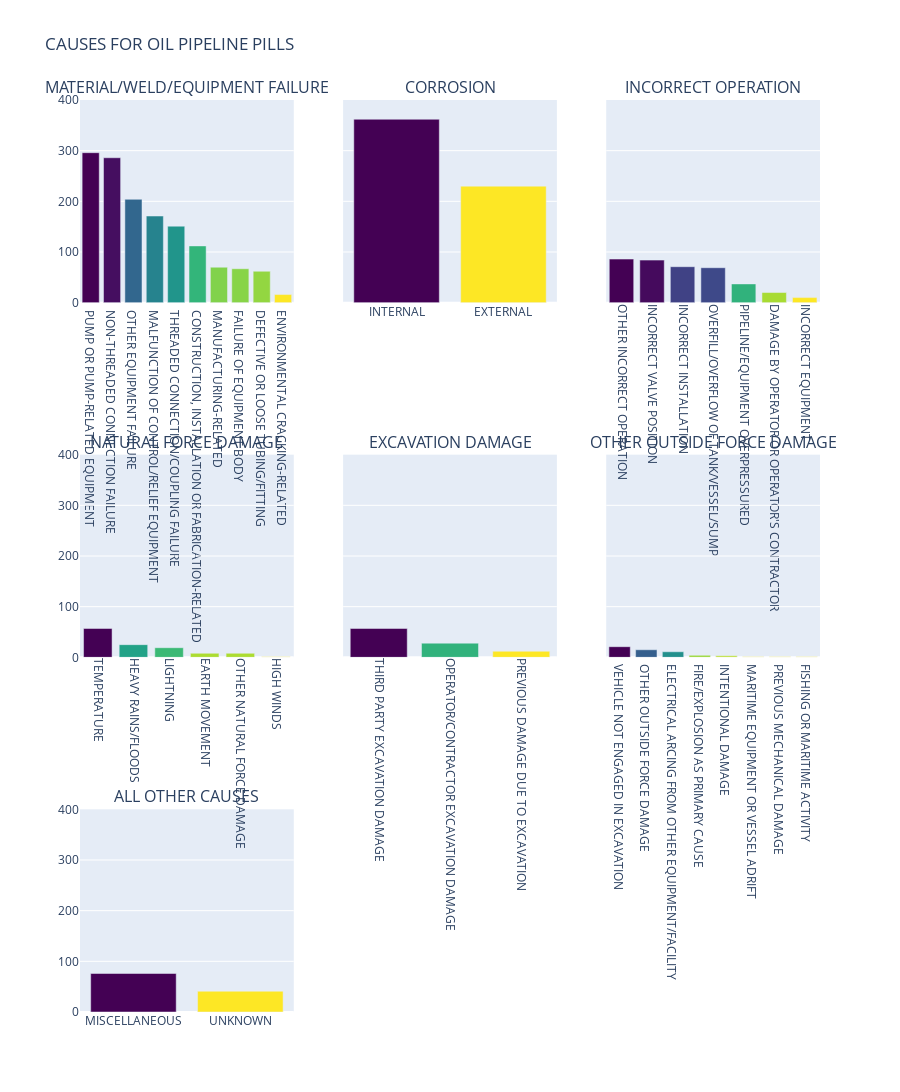

Notebook cell for this chart:
### Code cell
#Material_Weld_Equipment_Failure 
trace0 = Material_Weld_Equipment_Failure ['Cause Subcategory'].value_counts()
trace0 = go.Bar(

     y = trace0.values, 
     x = trace0.index.values, 
   name = 'Material/Weld/Equipment Failure Count', 
  
     marker=dict(
        color=trace0.values,
        colorscale = 'Viridis',
        reversescale = True
        )



)

#Corrision 
trace1 = CORROSION['Cause Subcategory'].value_counts()
trace1 = go.Bar(
       y = trace1.values, 
       x = trace1.index.values, 
       name = 'Corroison Count', 
        marker=dict(
        color=trace1.values,
        colorscale = 'Viridis',
        reversescale = True
        )
)

#Corrision 
trace1 = CORROSION['Cause Subcategory'].value_counts()
trace1 = go.Bar(
       y = trace1.values, 
       x = trace1.index.values, 
       name = 'Corroison Count', 
        marker=dict(
        color=trace1.values,
        colorscale = 'Viridis',
        reversescale = True
        )
)

#Corrision 
trace2 = INCORRECT_OPERATION['Cause Subcategory'].value_counts()
trace2 = go.Bar(
       y = trace2.values, 
       x = trace2.index.values, 
       name = 'INCORRECT OPERATION COUNT', 
    
        marker=dict(
        color=trace2.values,
        colorscale = 'Viridis',
        reversescale = True
        )
)

#Natural Force Damage
trace3 = NATURAL_FORCE_DAMAGE['Cause Subcategory'].value_counts()
trace3 = go.Bar(
       y = trace3.values, 
       x = trace3.index.values, 
       name = 'NATURAL FORCE DAMAGE COUNT', 
     
        marker=dict(
        color=trace3.values,
        colorscale = 'Viridis',
        reversescale = True
        )
      
)

#EXCAVATION DAMAGE
trace4 = EXCAVATION_DAMAGE['Cause Subcategory'].value_counts()
trace4 = go.Bar(
       y = trace4.values, 
       x = trace4.index.values, 
       name = 'EXCAVATION DAMAGE COUNT', 
      
        marker=dict(
        color=trace4.values,
        colorscale = 'Viridis',
        reversescale = True
        )
)


#OTHER OUTSIDE FORCE DAMAGE 
trace5 = OTHER_OUTSIDE_FORCE_DAMAGE['Cause Subcategory'].value_counts()
trace5 = go.Bar(
       y = trace5.values, 
       x = trace5.index.values, 
       name = 'OTHER OUTSIDE FORCE DAMAGE COUNT', 
      
        marker=dict(
        color=trace5.values,
        colorscale = 'Viridis',
        reversescale = True
        )
)

#ALL OTHER CAUSES
trace6 = ALL_OTHER_CAUSES['Cause Subcategory'].value_counts()
trace6 = go.Bar(
       y = trace6.values, 
       x = trace6.index.values, 
       name = 'ALL OTHER CAUSES COUNT', 
        
        marker=dict(
        color=trace6.values,
        colorscale = 'Viridis',
        reversescale = True
        )
)

#Creating the grid 
fig = tls.make_subplots(rows=3, cols=3,
                          subplot_titles=('MATERIAL/WELD/EQUIPMENT FAILURE',
                                          'CORROSION','INCORRECT OPERATION', 'NATURAL FORCE DAMAGE','EXCAVATION DAMAGE','OTHER OUTSIDE FORCE DAMAGE','ALL OTHER CAUSES' ), 
                     )


#setting the figs 
fig.append_trace(trace0, 1, 1)
fig.append_trace(trace1, 1, 2)
fig.append_trace(trace2, 1, 3)
fig.append_trace(trace3, 2, 1)
fig.append_trace(trace4, 2, 2)
fig.append_trace(trace5, 2, 3)
fig.append_trace(trace6, 3, 1)

fig['layout']['xaxis3'].update( tickangle=90)
fig['layout']['xaxis4'].update( tickangle=90)
fig['layout']['xaxis5'].update( tickangle=90)

fig['layout']['yaxis1'].update(range=[0, 400])
fig['layout']['yaxis2'].update(range=[0, 400],showticklabels=False)
fig['layout']['yaxis3'].update(range=[0, 400],showticklabels=False)
fig['layout']['yaxis4'].update(range=[0, 400])
fig['layout']['yaxis5'].update(range=[0, 400],showticklabels=False)
fig['layout']['yaxis6'].update(range=[0, 400],showticklabels=False)
fig['layout']['yaxis7'].update(range=[0, 400])



fig['layout'].update( title='CAUSES FOR OIL PIPELINE PILLS', 
                     height=2600, width=900,showlegend=False, 
                     
    )

py.iplot(fig, filename='customizing-subplot-axes')

### Figure 1 — Plotly figure (JSON) as saved in the notebook; plotly's stock layout.template omitted (floating-point values rounded to 4 significant figures)
{"data": [{"marker": {"color": [296, 286, 204, 171, 151, 112, 70, 67, 62, 16], "colorscale": [[0, "#440154"], [0.1111, "#482878"], [0.2222, "#3e4989"], [0.3333, "#31688e"], [0.4444, "#26828e"], [0.5556, "#1f9e89"], [0.6667, "#35b779"], [0.7778, "#6ece58"], [0.8889, "#b5de2b"], [1, "#fde725"]], "reversescale": true}, "name": "Material/Weld/Equipment Failure Count", "type": "bar", "x": ["PUMP OR PUMP-RELATED EQUIPMENT", "NON-THREADED CONNECTION FAILURE", "OTHER EQUIPMENT FAILURE", "MALFUNCTION OF CONTROL/RELIEF EQUIPMENT", "THREADED CONNECTION/COUPLING FAILURE", "CONSTRUCTION, INSTALLATION OR FABRICATION-RELATED", "MANUFACTURING-RELATED", "FAILURE OF EQUIPMENT BODY", "DEFECTIVE OR LOOSE TUBING/FITTING", "ENVIRONMENTAL CRACKING-RELATED"], "xaxis": "x", "y": [296, 286, 204, 171, 151, 112, 70, 67, 62, 16], "yaxis": "y"}, {"marker": {"color": [362, 230], "colorscale": [[0, "#440154"], [0.1111, "#482878"], [0.2222, "#3e4989"], [0.3333, "#31688e"], [0.4444, "#26828e"], [0.5556, "#1f9e89"], [0.6667, "#35b779"], [0.7778, "#6ece58"], [0.8889, "#b5de2b"], [1, "#fde725"]], "reversescale": true}, "name": "Corroison Count", "type": "bar", "x": ["INTERNAL", "EXTERNAL"], "xaxis": "x2", "y": [362, 230], "yaxis": "y2"}, {"marker": {"color": [86, 84, 71, 69, 37, 20, 10], "colorscale": [[0, "#440154"], [0.1111, "#482878"], [0.2222, "#3e4989"], [0.3333, "#31688e"], [0.4444, "#26828e"], [0.5556, "#1f9e89"], [0.6667, "#35b779"], [0.7778, "#6ece58"], [0.8889, "#b5de2b"], [1, "#fde725"]], "reversescale": true}, "name": "INCORRECT OPERATION COUNT", "type": "bar", "x": ["OTHER INCORRECT OPERATION", "INCORRECT VALVE POSITION", "INCORRECT INSTALLATION", "OVERFILL/OVERFLOW OF TANK/VESSEL/SUMP", "PIPELINE/EQUIPMENT OVERPRESSURED", "DAMAGE BY OPERATOR OR OPERATOR'S CONTRACTOR", "INCORRECT EQUIPMENT"], "xaxis": "x3", "y": [86, 84, 71, 69, 37, 20, 10], "yaxis": "y3"}, {"marker": {"color": [57, 25, 19, 8, 8, 1], "colorscale": [[0, "#440154"], [0.1111, "#482878"], [0.2222, "#3e4989"], [0.3333, "#31688e"], [0.4444, "#26828e"], [0.5556, "#1f9e89"], [0.6667, "#35b779"], [0.7778, "#6ece58"], [0.8889, "#b5de2b"], [1, "#fde725"]], "reversescale": true}, "name": "NATURAL FORCE DAMAGE COUNT", "type": "bar", "x": ["TEMPERATURE", "HEAVY RAINS/FLOODS", "LIGHTNING", "EARTH MOVEMENT", "OTHER NATURAL FORCE DAMAGE", "HIGH WINDS"], "xaxis": "x4", "y": [57, 25, 19, 8, 8, 1], "yaxis": "y4"}, {"marker": {"color": [57, 28, 12], "colorscale": [[0, "#440154"], [0.1111, "#482878"], [0.2222, "#3e4989"], [0.3333, "#31688e"], [0.4444, "#26828e"], [0.5556, "#1f9e89"], [0.6667, "#35b779"], [0.7778, "#6ece58"], [0.8889, "#b5de2b"], [1, "#fde725"]], "reversescale": true}, "name": "EXCAVATION DAMAGE COUNT", "type": "bar", "x": ["THIRD PARTY EXCAVATION DAMAGE", "OPERATOR/CONTRACTOR EXCAVATION DAMAGE", "PREVIOUS DAMAGE DUE TO EXCAVATION"], "xaxis": "x5", "y": [57, 28, 12], "yaxis": "y5"}, {"marker": {"color": [21, 15, 11, 4, 3, 1, 1, 1], "colorscale": [[0, "#440154"], [0.1111, "#482878"], [0.2222, "#3e4989"], [0.3333, "#31688e"], [0.4444, "#26828e"], [0.5556, "#1f9e89"], [0.6667, "#35b779"], [0.7778, "#6ece58"], [0.8889, "#b5de2b"], [1, "#fde725"]], "reversescale": true}, "name": "OTHER OUTSIDE FORCE DAMAGE COUNT", "type": "bar", "x": ["VEHICLE NOT ENGAGED IN EXCAVATION", "OTHER OUTSIDE FORCE DAMAGE", "ELECTRICAL ARCING FROM OTHER EQUIPMENT/FACILITY", "FIRE/EXPLOSION AS PRIMARY CAUSE", "INTENTIONAL DAMAGE", "MARITIME EQUIPMENT OR VESSEL ADRIFT", "PREVIOUS MECHANICAL DAMAGE", "FISHING OR MARITIME ACTIVITY"], "xaxis": "x6", "y": [21, 15, 11, 4, 3, 1, 1, 1], "yaxis": "y6"}, {"marker": {"color": [76, 41], "colorscale": [[0, "#440154"], [0.1111, "#482878"], [0.2222, "#3e4989"], [0.3333, "#31688e"], [0.4444, "#26828e"], [0.5556, "#1f9e89"], [0.6667, "#35b779"], [0.7778, "#6ece58"], [0.8889, "#b5de2b"], [1, "#fde725"]], "reversescale": true}, "name": "ALL OTHER CAUSES COUNT", "type": "bar", "x": ["MISCELLANEOUS", "UNKNOWN"], "xaxis": "x7", "y": [76, 41], "yaxis": "y7"}], "layout": {"annotations": [{"font": {"size": 16}, "showarrow": false, "text": "MATERIAL/WELD/EQUIPMENT FAILURE", "x": 0.1444, "xanchor": "center", "xref": "paper", "y": 1, "yanchor": "bottom", "yref": "paper"}, {"font": {"size": 16}, "showarrow": false, "text": "CORROSION", "x": 0.5, "xanchor": "center", "xref": "paper", "y": 1, "yanchor": "bottom", "yref": "paper"}, {"font": {"size": 16}, "showarrow": false, "text": "INCORRECT OPERATION", "x": 0.8556, "xanchor": "center", "xref": "paper", "y": 1, "yanchor": "bottom", "yref": "paper"}, {"font": {"size": 16}, "showarrow": false, "text": "NATURAL FORCE DAMAGE", "x": 0.1444, "xanchor": "center", "xref": "paper", "y": 0.6111, "yanchor": "bottom", "yref": "paper"}, {"font": {"size": 16}, "showarrow": false, "text": "EXCAVATION DAMAGE", "x": 0.5, "xanchor": "center", "xref": "paper", "y": 0.6111, "yanchor": "bottom", "yref": "paper"}, {"font": {"size": 16}, "showarrow": false, "text": "OTHER OUTSIDE FORCE DAMAGE", "x": 0.8556, "xanchor": "center", "xref": "paper", "y": 0.6111, "yanchor": "bottom", "yref": "paper"}, {"font": {"size": 16}, "showarrow": false, "text": "ALL OTHER CAUSES", "x": 0.1444, "xanchor": "center", "xref": "paper", "y": 0.2222, "yanchor": "bottom", "yref": "paper"}], "height": 2600, "showlegend": false, "title": {"text": "CAUSES FOR OIL PIPELINE PILLS"}, "width": 900, "xaxis": {"anchor": "y", "domain": [0, 0.2889]}, "xaxis2": {"anchor": "y2", "domain": [0.3556, 0.6444]}, "xaxis3": {"anchor": "y3", "domain": [0.7111, 1], "tickangle": 90}, "xaxis4": {"anchor": "y4", "domain": [0, 0.2889], "tickangle": 90}, "xaxis5": {"anchor": "y5", "domain": [0.3556, 0.6444], "tickangle": 90}, "xaxis6": {"anchor": "y6", "domain": [0.7111, 1]}, "xaxis7": {"anchor": "y7", "domain": [0, 0.2889]}, "xaxis8": {"anchor": "y8", "domain": [0.3556, 0.6444]}, "xaxis9": {"anchor": "y9", "domain": [0.7111, 1]}, "yaxis": {"anchor": "x", "domain": [0.7778, 1], "range": [0, 400]}, "yaxis2": {"anchor": "x2", "domain": [0.7778, 1], "range": [0, 400], "showticklabels": false}, "yaxis3": {"anchor": "x3", "domain": [0.7778, 1], "range": [0, 400], "showticklabels": false}, "yaxis4": {"anchor": "x4", "domain": [0.3889, 0.6111], "range": [0, 400]}, "yaxis5": {"anchor": "x5", "domain": [0.3889, 0.6111], "range": [0, 400], "showticklabels": false}, "yaxis6": {"anchor": "x6", "domain": [0.3889, 0.6111], "range": [0, 400], "showticklabels": false}, "yaxis7": {"anchor": "x7", "domain": [0, 0.2222], "range": [0, 400]}, "yaxis8": {"anchor": "x8", "domain": [0, 0.2222]}, "yaxis9": {"anchor": "x9", "domain": [0, 0.2222]}}}
